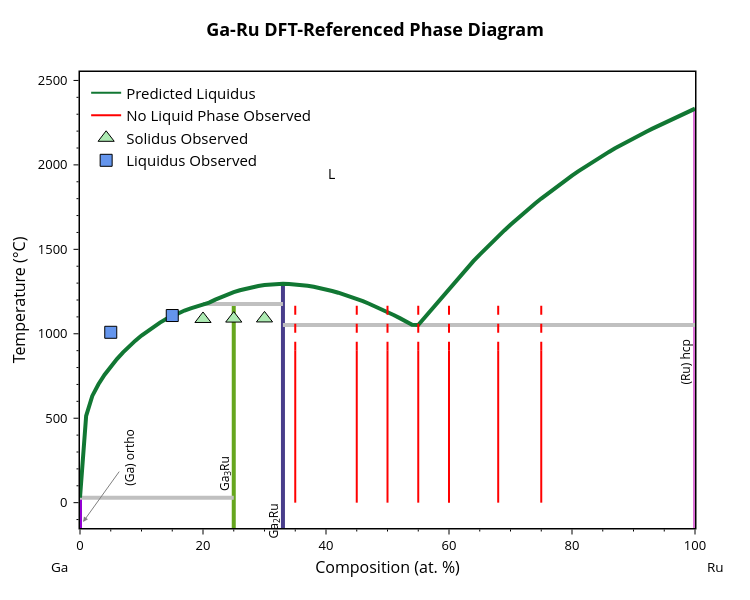

The notebook cell this image was saved under:
### Code cell
import plotly.graph_objects as go

def add_experimental_traces(figure: go.Figure, inc_no_liquid=True):
    """Add measured observations to a Plotly phase-diagram figure."""
    
    if inc_no_liquid:
        # Vertical guides for compositions where no liquid phase was observed
        for i, x_val in enumerate(no_liquid_comps):
            figure.add_trace(go.Scatter(
                x=[x_val, x_val],
                y=[0, 900],
                mode='lines',
                line=dict(color='red', width=2),
                name='No Liquid Phase Observed' if i == 0 else None,
                showlegend=i == 0,
            ))
            figure.add_trace(go.Scatter(
                x=[x_val, x_val],
                y=[900, 1200],
                mode='lines',
                line=dict(color='red', width=2, dash='dash'),
                showlegend=False
            ))

    figure.add_trace(go.Scatter(
            x=[point[0] for point in solidus_points][1:],
            y=[point[1] for point in solidus_points][1:],
            mode='markers',
            marker=dict(color='#ADEBB3', size=14, symbol='triangle-up', line=dict(width=1, color='black')),
            name='Solidus Observed'
    ))

    figure.add_trace(go.Scatter(
            x=[point[0] for point in liquidus_points],
            y=[point[1] for point in liquidus_points],
            mode='markers',
            marker=dict(color='cornflowerblue', size=12, symbol='square', line=dict(width=1, color='black')),
            name='Liquidus Observed'
    ))

fig = blp.get_plot('pred')
add_experimental_traces(fig)
fig.update_layout(yaxis_range=[-150, 2550])
fig.show()

### Figure 1 — Plotly figure (JSON) as saved in the notebook; plotly's stock layout.template omitted (floating-point values rounded to 4 significant figures)
{"data": [{"hovertemplate": "label=alpha-Ga (orthorhombic)<br>x=%{x}<br>t=%{y}<extra></extra>", "legendgroup": "alpha-Ga (orthorhombic)", "line": {"color": "#9400D3", "dash": "solid", "width": 4}, "marker": {"symbol": "circle"}, "mode": "lines", "name": "alpha-Ga (orthorhombic)", "orientation": "v", "showlegend": false, "type": "scatter", "x": [0, 0], "xaxis": "x", "y": [29.75, -273.1], "yaxis": "y"}, {"hovertemplate": "label=Ga3Ru<br>x=%{x}<br>t=%{y}<extra></extra>", "legendgroup": "Ga3Ru", "line": {"color": "#66A61E", "dash": "solid", "width": 4}, "marker": {"symbol": "circle"}, "mode": "lines", "name": "Ga3Ru", "orientation": "v", "showlegend": false, "type": "scatter", "x": [25, 25, 25, 25, 25, 25, 25, 25, 25, 25, 25, 25, 25, 25, 25, 25, 25, 25, 25, 25, 25, 25, 25], "xaxis": "x", "y": [29.75, 513.4, 632.1, 850.0, 806.2, 701.1, 757.3, 1043.0, 889.7, 926.0, 959.2, 1176.0, 1151.0, 1138.0, 1106.0, 1123.0, 1087.0, 1066.0, 1018.0, 989.7, 1162.0, 1172.0, -273.1], "yaxis": "y"}, {"hovertemplate": "label=Ga2Ru<br>x=%{x}<br>t=%{y}<extra></extra>", "legendgroup": "Ga2Ru", "line": {"color": "#483D8B", "dash": "solid", "width": 4}, "marker": {"symbol": "circle"}, "mode": "lines", "name": "Ga2Ru", "orientation": "v", "showlegend": false, "type": "scatter", "x": [33, 33, 33, 33, 33, 33, 33, 33, 33, 33, 33, 33, 33, 33, 33, 33, 33, 33, 33, 33, 33, 33, 33, 33, 33, 33, 33, 33, 33, 33, 33, 33, 33, 33, 33, 33, 33], "xaxis": "x", "y": [1052.0, 1271.0, 1178.0, 1162.0, 1129.0, 1146.0, 1054.0, 1074.0, 1111.0, 1093.0, 1296.0, 1176.0, 1184.0, 1258.0, 1220.0, 1295.0, 1293.0, 1289.0, 1202.0, 1219.0, 1246.0, 1233.0, 1283.0, 1288.0, 1276.0, 1268.0, 1193.0, 1207.0, 1232.0, 1243.0, 1263.0, 1253.0, 1278.0, 1284.0, 1295.0, 1292.0, -273.1], "yaxis": "y"}, {"hovertemplate": "label=hcp-Ru<br>x=%{x}<br>t=%{y}<extra></extra>", "legendgroup": "hcp-Ru", "line": {"color": "#DA70D6", "dash": "solid", "width": 4}, "marker": {"symbol": "circle"}, "mode": "lines", "name": "hcp-Ru", "orientation": "v", "showlegend": false, "type": "scatter", "x": [100, 100, 100, 100, 100, 100, 100, 100, 100, 100, 100, 100, 100, 100, 100, 100, 100, 100, 100, 100, 100, 100, 100, 100, 100, 100, 100, 100, 100, 100, 100, 100, 100, 100, 100, 100, 100, 100, 100, 100, 100, 100, 100, 100, 100, 100, 100], "xaxis": "x", "y": [1052.0, 1885.0, 1612.0, 1353.0, 1228.0, 1094.0, 2333.0, 2312.0, 2280.0, 2296.0, 2213.0, 2264.0, 1829.0, 1857.0, 1801.0, 1771.0, 1710.0, 1741.0, 1678.0, 1645.0, 1431.0, 1392.0, 1578.0, 1542.0, 1469.0, 1506.0, 1312.0, 1270.0, 1184.0, 1140.0, 2177.0, 2195.0, 2231.0, 2248.0, 2158.0, 2098.0, 1962.0, 2033.0, 2119.0, 2139.0, 2055.0, 2077.0, 1911.0, 1937.0, 1986.0, 2010.0, -273.1], "yaxis": "y"}, {"hovertemplate": "x=%{x}<br>y=%{y}<extra></extra>", "legendgroup": "", "line": {"color": "Silver", "dash": "solid", "width": 4}, "marker": {"symbol": "circle"}, "mode": "lines", "name": "", "orientation": "v", "showlegend": false, "type": "scatter", "x": [33, 100], "xaxis": "x", "y": [1052.0, 1052.0], "yaxis": "y"}, {"hovertemplate": "x=%{x}<br>y=%{y}<extra></extra>", "legendgroup": "", "line": {"color": "Silver", "dash": "solid", "width": 4}, "marker": {"symbol": "circle"}, "mode": "lines", "name": "", "orientation": "v", "showlegend": false, "type": "scatter", "x": [20, 33], "xaxis": "x", "y": [1176.0, 1176.0], "yaxis": "y"}, {"hovertemplate": "x=%{x}<br>y=%{y}<extra></extra>", "legendgroup": "", "line": {"color": "Silver", "dash": "solid", "width": 4}, "marker": {"symbol": "circle"}, "mode": "lines", "name": "", "orientation": "v", "showlegend": false, "type": "scatter", "x": [0, 25], "xaxis": "x", "y": [29.75, 29.75], "yaxis": "y"}, {"hovertemplate": "label=L<br>x=%{x}<br>t=%{y}<extra></extra>", "legendgroup": "L", "line": {"color": "#117733", "dash": "solid", "width": 4}, "marker": {"symbol": "circle"}, "mode": "lines", "name": "L", "orientation": "v", "showlegend": false, "type": "scatter", "x": [0, 1, 2, 3, 4, 5, 6, 7.0, 8, 9, 10, 11, 12, 13, 14.0, 15, 16, 17, 18, 19, 20, 21, 22, 23, 24, 25, 26, 27, 28.0, 29.0, 30, 31, 32, 33, 34, 35, 36, 37, 38, 39, 40, 41, 42, 43, 44, 45, 46, 47, 48, 49, 50, 51, 52, 53, 54, 55.0, 56.0, 57.0, 58.0, 59, 60, 61, 62, 63, 64, 65, 66, 67, 68, 69, 70, 71, 72, 73, 74, 75, 76, 77, 78, 79, 80, 81, 82, 83, 84, 85, 86, 87, 88, 89, 90, 91, 92, 93, 94, 95, 96, 97, 98, 99, 100], "xaxis": "x", "y": [29.75, 513.4, 632.1, 701.1, 757.3, 806.2, 850.0, 889.7, 926.0, 959.2, 989.7, 1018.0, 1043.0, 1066.0, 1087.0, 1106.0, 1123.0, 1138.0, 1151.0, 1162.0, 1172.0, 1184.0, 1202.0, 1219.0, 1233.0, 1246.0, 1258.0, 1268.0, 1276.0, 1283.0, 1288.0, 1292.0, 1295.0, 1296.0, 1295.0, 1293.0, 1289.0, 1284.0, 1278.0, 1271.0, 1263.0, 1253.0, 1243.0, 1232.0, 1220.0, 1207.0, 1193.0, 1178.0, 1162.0, 1146.0, 1129.0, 1111.0, 1093.0, 1074.0, 1054.0, 1052.0, 1094.0, 1140.0, 1184.0, 1228.0, 1270.0, 1312.0, 1353.0, 1392.0, 1431.0, 1469.0, 1506.0, 1542.0, 1578.0, 1612.0, 1645.0, 1678.0, 1710.0, 1741.0, 1771.0, 1801.0, 1829.0, 1857.0, 1885.0, 1911.0, 1937.0, 1962.0, 1986.0, 2010.0, 2033.0, 2055.0, 2077.0, 2098.0, 2119.0, 2139.0, 2158.0, 2177.0, 2195.0, 2213.0, 2231.0, 2248.0, 2264.0, 2280.0, 2296.0, 2312.0, 2333.0], "yaxis": "y"}, {"marker": {"color": "#117733"}, "mode": "lines", "name": "Predicted Liquidus", "showlegend": true, "type": "scatter", "x": [null], "y": [null]}, {"line": {"color": "red", "width": 2}, "mode": "lines", "name": "No Liquid Phase Observed", "showlegend": true, "type": "scatter", "x": [35, 35], "y": [0, 900]}, {"line": {"color": "red", "dash": "dash", "width": 2}, "mode": "lines", "showlegend": false, "type": "scatter", "x": [35, 35], "y": [900, 1200]}, {"line": {"color": "red", "width": 2}, "mode": "lines", "showlegend": false, "type": "scatter", "x": [45, 45], "y": [0, 900]}, {"line": {"color": "red", "dash": "dash", "width": 2}, "mode": "lines", "showlegend": false, "type": "scatter", "x": [45, 45], "y": [900, 1200]}, {"line": {"color": "red", "width": 2}, "mode": "lines", "showlegend": false, "type": "scatter", "x": [50, 50], "y": [0, 900]}, {"line": {"color": "red", "dash": "dash", "width": 2}, "mode": "lines", "showlegend": false, "type": "scatter", "x": [50, 50], "y": [900, 1200]}, {"line": {"color": "red", "width": 2}, "mode": "lines", "showlegend": false, "type": "scatter", "x": [55, 55], "y": [0, 900]}, {"line": {"color": "red", "dash": "dash", "width": 2}, "mode": "lines", "showlegend": false, "type": "scatter", "x": [55, 55], "y": [900, 1200]}, {"line": {"color": "red", "width": 2}, "mode": "lines", "showlegend": false, "type": "scatter", "x": [60, 60], "y": [0, 900]}, {"line": {"color": "red", "dash": "dash", "width": 2}, "mode": "lines", "showlegend": false, "type": "scatter", "x": [60, 60], "y": [900, 1200]}, {"line": {"color": "red", "width": 2}, "mode": "lines", "showlegend": false, "type": "scatter", "x": [68, 68], "y": [0, 900]}, {"line": {"color": "red", "dash": "dash", "width": 2}, "mode": "lines", "showlegend": false, "type": "scatter", "x": [68, 68], "y": [900, 1200]}, {"line": {"color": "red", "width": 2}, "mode": "lines", "showlegend": false, "type": "scatter", "x": [75, 75], "y": [0, 900]}, {"line": {"color": "red", "dash": "dash", "width": 2}, "mode": "lines", "showlegend": false, "type": "scatter", "x": [75, 75], "y": [900, 1200]}, {"marker": {"color": "#ADEBB3", "line": {"color": "black", "width": 1}, "size": 14, "symbol": "triangle-up"}, "mode": "markers", "name": "Solidus Observed", "type": "scatter", "x": [20, 25, 30], "y": [1088.0, 1090.0, 1091.0]}, {"marker": {"color": "cornflowerblue", "line": {"color": "black", "width": 1}, "size": 12, "symbol": "square"}, "mode": "markers", "name": "Liquidus Observed", "type": "scatter", "x": [5, 15], "y": [1009.0, 1108.0]}], "layout": {"annotations": [{"arrowcolor": "gray", "arrowhead": 2, "arrowwidth": 1, "ax": 46.12, "ay": -64.3, "font": {"color": "black", "size": 12}, "showarrow": true, "text": "(Ga) ortho", "textangle": -90, "x": 0.5, "xanchor": "center", "y": -114.3, "yanchor": "middle"}, {"font": {"color": "black", "size": 12}, "showarrow": false, "text": "(Ru) hcp", "textangle": -90, "x": 98.5, "xanchor": "center", "y": 833.9, "yanchor": "middle"}, {"font": {"color": "black", "size": 12}, "showarrow": false, "text": "Ga<sub>3</sub>Ru", "textangle": -90, "x": 23.5, "xanchor": "center", "y": 172.2, "yanchor": "middle"}, {"font": {"color": "black", "size": 12}, "showarrow": false, "text": "Ga<sub>2</sub>Ru", "textangle": -90, "x": 31.5, "xanchor": "center", "y": -107.1, "yanchor": "middle"}, {"font": {"color": "black", "size": 14}, "showarrow": false, "text": "L", "x": 40.92, "y": 1949.0}, {"font": {"color": "black", "size": 13.5}, "showarrow": false, "text": "Ga", "x": -0.05, "xanchor": "left", "xref": "paper", "y": -0.086, "yanchor": "middle", "yref": "paper"}, {"font": {"color": "black", "size": 13.5}, "showarrow": false, "text": "Ru", "x": 1.05, "xanchor": "right", "xref": "paper", "y": -0.086, "yanchor": "middle", "yref": "paper"}], "font": {"color": "black", "size": 13}, "height": 600, "legend": {"font": {"size": 15}, "x": 0.01, "xanchor": "left", "y": 0.99, "yanchor": "top"}, "margin": {"b": 72, "r": 55, "t": 72}, "plot_bgcolor": "white", "showlegend": true, "title": {"font": {"color": "black", "size": 18}, "text": "<b>Ga-Ru DFT-Referenced Phase Diagram</b>", "x": 0.5, "xanchor": "center", "yanchor": "bottom"}, "width": 750, "xaxis": {"linecolor": "black", "linewidth": 1.5, "minor": {"nticks": 5, "tickcolor": "black", "ticklen": 2, "ticks": "outside", "tickwidth": 1}, "mirror": true, "range": [0, 100], "showline": true, "tickcolor": "black", "tickformat": ".0f", "ticklen": 5, "ticks": "outside", "tickwidth": 1, "title": {"font": {"size": 16}, "standoff": 8, "text": "Composition (at. %)"}}, "yaxis": {"linecolor": "black", "linewidth": 1.5, "minor": {"nticks": 5, "tickcolor": "black", "ticklen": 2, "ticks": "outside", "tickwidth": 1}, "mirror": true, "range": [-150, 2550], "showline": true, "tickcolor": "black", "ticklen": 5, "ticks": "outside", "ticksuffix": " ", "tickwidth": 1, "title": {"font": {"size": 16}, "standoff": 8, "text": "Temperature (°C)"}}}}
